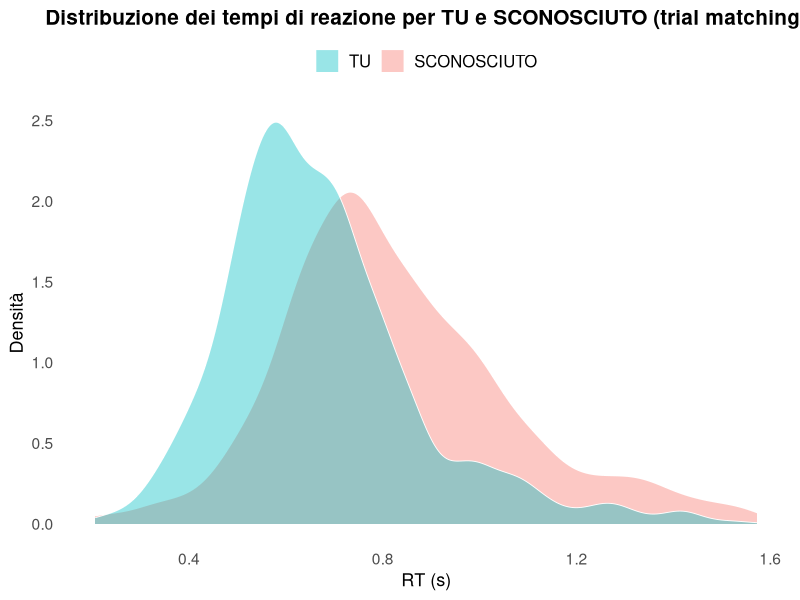

Write the R code that produced this figure.
## ---- chunk 1
library(readxl)
library(knitr) # per kable
Matching_Task <- read_excel("Matching Task.xlsx")
kable(head(Matching_Task))
## ---- chunk 2
matching_df_corr_exp <-Matching_Task[Matching_Task$accuracy == 1 & Matching_Task$trial_type == "exp", ]
kable(head(matching_df_corr_exp))
## ---- chunk 3
matching_df_corr_exp$tipo<-"non_matching"
matching_df_corr_exp$tipo[matching_df_corr_exp$condizione==1 & (
(matching_df_corr_exp$shape=="images/square.png" &  matching_df_corr_exp$label=="TU")|
(matching_df_corr_exp$shape=="images/triangle.png" &  matching_df_corr_exp$label=="SCONOSCIUTO")
)]<-"matching"

matching_df_corr_exp$tipo[matching_df_corr_exp$condizione==2 & (
  (matching_df_corr_exp$shape=="images/triangle.png" &  matching_df_corr_exp$label=="TU")|
    (matching_df_corr_exp$shape=="images/square.png" &  matching_df_corr_exp$label=="SCONOSCIUTO")
)]<-"matching"
#ora creiamo df con solo trial matching:
df_matching<-matching_df_corr_exp[matching_df_corr_exp$tipo=="matching",]
kable(head(df_matching))

## ---- chunk 4
#adesso eliminiamo RT<200ms 
df_matching <- df_matching[df_matching$RT > 0.2, ]
#calcoliamo upperlimit individuale: RT >2.5 sd rispetto alla media per singolo participant_id
media_rt<-aggregate(RT ~ participant_id,data = df_matching, FUN = mean)
sd_rt<-aggregate(RT ~ participant_id,data = df_matching, FUN = sd)
stat_outliers=merge(media_rt, sd_rt, by = "participant_id")
colnames(stat_outliers) <- c("participant_id", "media", "sd")
stat_outliers$upper_limit<-stat_outliers$media+2.5*stat_outliers$sd
# eliminiamo RT da df_matching
df_matching_limited <- merge(df_matching, stat_outliers, by = "participant_id")
df_clean_match <- df_matching_limited[df_matching_limited$RT <= df_matching_limited$upper_limit, ]
View(df_clean_match)
df_clean_match$upper_limit <- NULL
## ---- chunk 5
mean_rt_TU<-aggregate(RT ~ participant_id+tipo,data = df_clean_match[df_clean_match$label == "TU", ], FUN = mean)

colnames(mean_rt_TU)<- c("participant_id", "tipo", "media_RT_TU")

mean_rt_SC<-aggregate(RT ~ participant_id+tipo,data = df_clean_match[df_clean_match$label == "SCONOSCIUTO", ], FUN = mean)

colnames(mean_rt_SC)<- c("participant_id", "tipo", "media_RT_SC")
RT_mean_tot<-merge(mean_rt_TU,mean_rt_SC,by = "participant_id")

RT_mean_tot$SPE<-RT_mean_tot$media_RT_SC-RT_mean_tot$media_RT_TU
kable(head(RT_mean_tot))
## ---- chunk 6
## test per valutare la normalità
shapiro.test(RT_mean_tot$media_RT_TU)
shapiro.test(RT_mean_tot$media_RT_SC) 


test_SPE <-wilcox.test(RT_mean_tot$media_RT_SC, RT_mean_tot$media_RT_TU, paired = TRUE)

test_SPE

## ---- chunk 7
## Visualizzazione della distribuzione dei tempi di reazione (SPE)

library(ggplot2)

ggplot(df_matching, aes(x = RT, fill = label)) +
  geom_density(alpha = 0.4, color = "white", size = 0.3) +
  labs(
    title = "Distribuzione dei tempi di reazione per TU e SCONOSCIUTO (trial matching)",
    x = "RT (s)",
    y = "Densità"
  ) +
  scale_fill_manual(
    values = c("TU" = "#00BFC4", "SCONOSCIUTO" = "#F8766D"),
    breaks = c("TU", "SCONOSCIUTO"),
    labels = c("TU", "SCONOSCIUTO"),
    guide = guide_legend(title = NULL)
  ) +
  theme_minimal(base_size = 14) +
  theme(
    legend.position = "top",
    legend.justification = "center",
    legend.text = element_text(size = 12),
    panel.grid = element_blank(), 
    plot.title = element_text(hjust = 0.5, face = "bold", size = 15),
    axis.title = element_text(size = 13)
  )
saveRDS(RT_mean_tot, file = "RT_mean_tot.rds")
